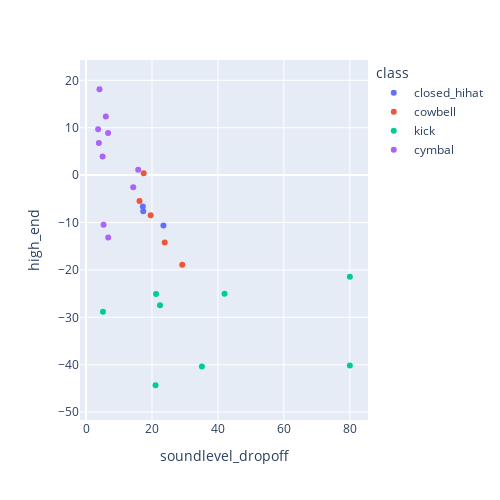

Source (notebook cell):
### Code cell
import plotly.express

plotly.express.scatter(samples, x='soundlevel_dropoff', y='high_end', color='class', hover_data=['filename'], width=500, height=500, hover_name='filename')

### Figure 1 — Plotly figure (JSON) as saved in the notebook; plotly's stock layout.template omitted (floating-point values rounded to 4 significant figures)
{"data": [{"customdata": [["556184__soothsayer_orchestra__hihatt-closed.wav"], ["634822__collinb1000__closed7.wav"], ["140516__stomachache__closedhatphrase-002.wav"], ["102781__mhc__acoustic_closed_hihat2.wav"], ["634822__collinb1000__closed7(1).wav"], ["669733__jannevse__hi-hat_closed_po-12.aiff"], ["13246__ianhall__hihat-closed.aiff"], ["45058__matiasreccius__hihat_closed4.wav"]], "hovertemplate": "<b>%{hovertext}</b><br><br>class=closed_hihat<br>soundlevel_dropoff=%{x}<br>high_end=%{y}<br>filename=%{customdata[0]}<extra></extra>", "hovertext": ["556184__soothsayer_orchestra__hihatt-closed.wav", "634822__collinb1000__closed7.wav", "140516__stomachache__closedhatphrase-002.wav", "102781__mhc__acoustic_closed_hihat2.wav", "634822__collinb1000__closed7(1).wav", "669733__jannevse__hi-hat_closed_po-12.aiff", "13246__ianhall__hihat-closed.aiff", "45058__matiasreccius__hihat_closed4.wav"], "legendgroup": "closed_hihat", "marker": {"color": "#636efa", "symbol": "circle"}, "mode": "markers", "name": "closed_hihat", "orientation": "v", "showlegend": true, "type": "scatter", "x": [17.22, null, null, 17.35, null, null, null, 23.47], "xaxis": "x", "y": [-6.597, -10.79, -8.104, -7.599, -10.79, 8.428, -8.181, -10.61], "yaxis": "y"}, {"customdata": [["99766__menegass__cow.wav"], ["364919__gowlermusic__cowbell.wav"], ["375613__samulis__cowbell-cowbell_ff_2.wav"], ["34272__pj1s__cowbell.wav"], ["159758__timgormly__cowbell_os_3.aiff"], ["159765__timgormly__cowbell_os_5.aiff"], ["432202__curesforbrokenhearts__cowbell-with-blastick.wav"], ["75839__rossf__lm1-cowbell.wav"], ["90979__suicidity__medium-cowbell-of-god-011.wav"], ["75338__neotone__cowbell.wav"]], "hovertemplate": "<b>%{hovertext}</b><br><br>class=cowbell<br>soundlevel_dropoff=%{x}<br>high_end=%{y}<br>filename=%{customdata[0]}<extra></extra>", "hovertext": ["99766__menegass__cow.wav", "364919__gowlermusic__cowbell.wav", "375613__samulis__cowbell-cowbell_ff_2.wav", "34272__pj1s__cowbell.wav", "159758__timgormly__cowbell_os_3.aiff", "159765__timgormly__cowbell_os_5.aiff", "432202__curesforbrokenhearts__cowbell-with-blastick.wav", "75839__rossf__lm1-cowbell.wav", "90979__suicidity__medium-cowbell-of-god-011.wav", "75338__neotone__cowbell.wav"], "legendgroup": "cowbell", "marker": {"color": "#EF553B", "symbol": "circle"}, "mode": "markers", "name": "cowbell", "orientation": "v", "showlegend": true, "type": "scatter", "x": [null, 19.59, 23.86, 17.48, null, null, 16.22, null, 29.18, null], "xaxis": "x", "y": [6.474, -8.485, -14.24, 0.4165, 19.7, 19.18, -5.439, -5.408, -18.91, 1.572], "yaxis": "y"}, {"customdata": [["331589__j_zealous__kick-jzealous-hard-club.aiff"], ["410149__screamstudio__kick-drum.wav"], ["248142__dpren__fat-kick.aiff"], ["264601__veiler__kick-swedish.wav"], ["72985__zgump__kick-pack-0303.wav"], ["171484__xicecoffeex__savannah-kick.wav"], ["131336__kaonaya__kick-hiphop-1.wav"], ["132582__rob10__kick-drum-c-1.wav"], ["324153__scale75__semiq_kicks_4.wav"], ["171104__dwsd__kick_gettinglaid.wav"]], "hovertemplate": "<b>%{hovertext}</b><br><br>class=kick<br>soundlevel_dropoff=%{x}<br>high_end=%{y}<br>filename=%{customdata[0]}<extra></extra>", "hovertext": ["331589__j_zealous__kick-jzealous-hard-club.aiff", "410149__screamstudio__kick-drum.wav", "248142__dpren__fat-kick.aiff", "264601__veiler__kick-swedish.wav", "72985__zgump__kick-pack-0303.wav", "171484__xicecoffeex__savannah-kick.wav", "131336__kaonaya__kick-hiphop-1.wav", "132582__rob10__kick-drum-c-1.wav", "324153__scale75__semiq_kicks_4.wav", "171104__dwsd__kick_gettinglaid.wav"], "legendgroup": "kick", "marker": {"color": "#00cc96", "symbol": "circle"}, "mode": "markers", "name": "kick", "orientation": "v", "showlegend": true, "type": "scatter", "x": [42.01, 80, 80, null, 5.141, 21.23, null, 21.08, 22.43, 35.13], "xaxis": "x", "y": [-25.03, -40.19, -21.47, -29.42, -28.81, -25.07, -47.08, -44.35, -27.46, -40.4], "yaxis": "y"}, {"customdata": [["207956__altemark__cymbal.wav"], ["23543__loofa__brushd-china-cymbal02.aiff"], ["587935__strangehorizon__cymbal_ride.wav"], ["149480__pjcohen__ottaviano22ridecymbal2500gwash.wav"], ["121097__thirsk__cymbal.wav"], ["154718__mistorcaveman__cymbal_9_1-2.aiff"], ["13243__ianhall__chinese-cymbal.aiff"], ["136448__zagorius_mpc__chinese-cymbal-46_2.wav"], ["102794__mhc__acoustic_ride_cymbal2.wav"], ["154712__mistorcaveman__cymbal_7_1-2.aiff"]], "hovertemplate": "<b>%{hovertext}</b><br><br>class=cymbal<br>soundlevel_dropoff=%{x}<br>high_end=%{y}<br>filename=%{customdata[0]}<extra></extra>", "hovertext": ["207956__altemark__cymbal.wav", "23543__loofa__brushd-china-cymbal02.aiff", "587935__strangehorizon__cymbal_ride.wav", "149480__pjcohen__ottaviano22ridecymbal2500gwash.wav", "121097__thirsk__cymbal.wav", "154718__mistorcaveman__cymbal_9_1-2.aiff", "13243__ianhall__chinese-cymbal.aiff", "136448__zagorius_mpc__chinese-cymbal-46_2.wav", "102794__mhc__acoustic_ride_cymbal2.wav", "154712__mistorcaveman__cymbal_7_1-2.aiff"], "legendgroup": "cymbal", "marker": {"color": "#ab63fa", "symbol": "circle"}, "mode": "markers", "name": "cymbal", "orientation": "v", "showlegend": true, "type": "scatter", "x": [5.019, 6.004, 4.092, 5.313, 15.82, 6.725, 6.686, 3.891, 3.674, 14.31], "xaxis": "x", "y": [3.955, 12.34, 18.12, -10.45, 1.117, -13.18, 8.911, 6.77, 9.66, -2.568], "yaxis": "y"}], "layout": {"height": 500, "legend": {"title": {"text": "class"}, "tracegroupgap": 0}, "margin": {"t": 60}, "width": 500, "xaxis": {"anchor": "y", "autorange": true, "domain": [0, 1], "range": [-1.826, 85.5], "title": {"text": "soundlevel_dropoff"}, "type": "linear"}, "yaxis": {"anchor": "x", "autorange": true, "domain": [0, 1], "range": [-51.67, 24.29], "title": {"text": "high_end"}, "type": "linear"}}}
